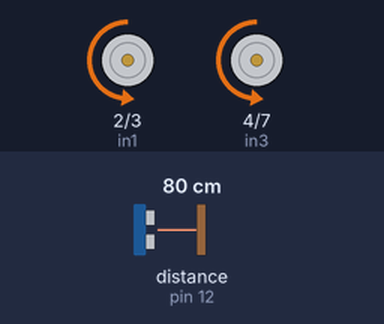
The sketch below on a simulated Arduino Uno, built with avr-gcc and run on an emulated ATmega328P. Shown: motor-driver pin pairs drawn as motors (green arrow = first pin HIGH = forward, orange = second pin HIGH = backward, longer = more drive, scaled by the enable pin). Wiring (inferred from the names in the program): ultrasonic range finder: trigger pin 11; echo pin 12. The test bench sets the inputs (shaded band); at power-on: distance to the obstacle (sensor on pin 12) 80 cm. The echo pulse lasts 58.3 µs per cm.

Above: at 1.2 s.
1.3 s: distance to the obstacle (sensor on pin 12) set to 35 cm
At 1.64 s:
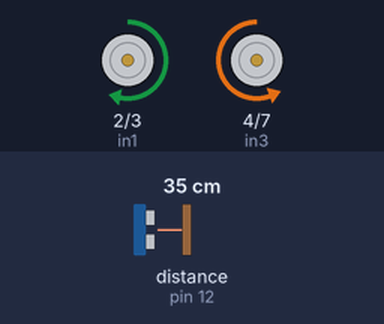
3.2 s: distance to the obstacle (sensor on pin 12) set to 28 cm
At 5.3 s:
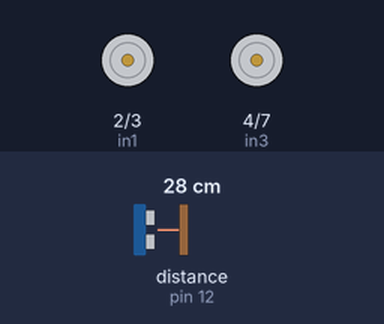
6.2 s: distance to the obstacle (sensor on pin 12) set to 2 cm
9.2 s: distance to the obstacle (sensor on pin 12) set to 4 cm
At 10.24 s:
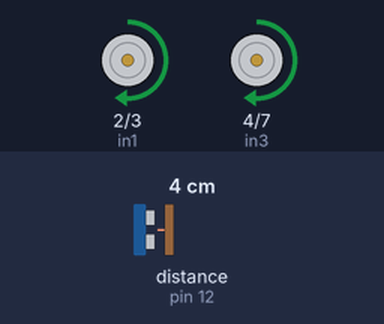
11.9 s: distance to the obstacle (sensor on pin 12) set to 10 cm
14.3 s: distance to the obstacle (sensor on pin 12) set to 13 cm
At 15.3 s:
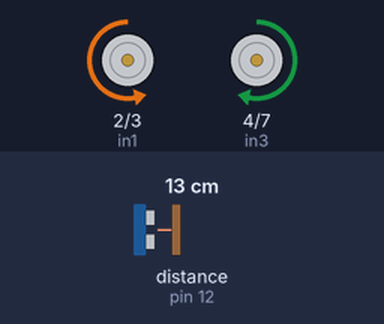
Timing chart, 0 to 17.0 s (numbered marks = the images above; inputs shaded):
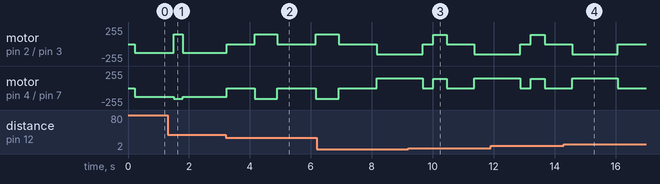

The sketch:

projectRoboteFinal.ino
```cpp
#define in1 2  //Right motor pole 1
#define in2 3  //Right motor pole 2
#define in3 4  //left motor pole 1
#define in4 7  //left motor pole 1
#define ena 5  //Right motor speed
#define enb 6  //Right motor speed

const int trigPinCenter = 11;//Trigger Pin of Ultrasonic
const int echoPinCenter = 12;//Echo Pin of Ultrasonic
const int trigPinRight = 11;//Trigger Pin of Ultrasonic
const int echoPinRight = 12;//Echo Pin of Ultrasonic
const int trigPinLeft = 11;//Trigger Pin of Ultrasonic
const int echoPinLeft = 12;//Echo Pin of Ultrasonic

long duration;//used by ultrasonic Function
int distance,Cdistance,Rdistance,Ldistance;
void setup() {
  // put your setup code here, to run once:
    pinMode(in1,OUTPUT);
  pinMode(in2,OUTPUT);
  pinMode(in3,OUTPUT);
  pinMode(in4,OUTPUT);
  pinMode(ena,OUTPUT);
  pinMode(enb,OUTPUT);

  pinMode(trigPinCenter, OUTPUT); // Sets the trigPin as an Output
  pinMode(echoPinCenter, INPUT); // Sets the echoPin as an Input

  pinMode(trigPinRight, OUTPUT); // Sets the trigPin as an Output
  pinMode(echoPinRight, INPUT); // Sets the echoPin as an Input

  pinMode(trigPinLeft, OUTPUT); // Sets the trigPin as an Output
  pinMode(echoPinLeft, INPUT); // Sets the echoPin as an Input
}


void loop() {
  //اذا الفرق بين سنسر اليمين ولشمالل اكبر من 3 سم اعمل سنتر
  //اقرا اليمين واقرا لشمال

    Rdistance=ultrasonic(trigPinRight,echoPinRight);
    delay(100);
    Ldistance=ultrasonic(trigPinLeft,echoPinLeft);
    delay(100);
    if(abs(Rdistance - Ldistance)>2){
      if(Rdistance > Ldistance){
        Tright10();
      }
      else{
        Tleft10();
      }
    }
    else{
      Cdistance=ultrasonic(trigPinCenter,echoPinCenter);//take ultrasonic distance value
      if(Cdistance>30)//if greater than 30 Cm
       {
      forward();//go to forward
        }
      else
        {
      if(Cdistance<=10&&Cdistance>2)reverse();// if close to object reverse to get more space to change orientation
      off();                   //stop robot
      delay(300); // قللها شوي
      Rdistance=ultrasonic(trigPinRight,echoPinRight);  //get ultrasonic value at right
      delay(300);
      Ldistance=ultrasonic(trigPinLeft,echoPinLeft);  //get ultrasonic value at left
      delay(300);
      comparison(Rdistance, Ldistance); //go to Comparasion function
      off();                    // stop after execute Comparison function action
      delay(150);
  }
}
}

int ultrasonic(int TrigPin , int EchoPin)//get distance captured by ultrasonic sensor
{
  distance=0;
  // Clears the trigPin
digitalWrite(TrigPin, LOW);
delayMicroseconds(2);
// Sets the trigPin on HIGH state for 10 micro seconds
digitalWrite(TrigPin, HIGH);
delayMicroseconds(10);
digitalWrite(TrigPin, LOW);
// Reads the echoPin, returns the sound wave travel time in microseconds
duration = pulseIn(EchoPin, HIGH);
// Calculating the distance
distance= duration*0.034/2;
return distance;
}

void comparison(int r, int l)//compare values of right and left Servo Pos
{
  if(r>25||l>25)
  {
   if(r>l||r==l)
   {
     Tright90();
   }else if(l>r)
   {
     Tleft90();
   }
  }else if(r<25&&l<25)
  {
    Tleft180();
  }
}

void forward()
{
  analogWrite(ena,130);
  analogWrite(enb,130);
  digitalWrite(in1,LOW);
  digitalWrite(in2,HIGH);
  digitalWrite(in3,LOW);
  digitalWrite(in4,HIGH);
}
void off()
{
  digitalWrite(in1,LOW);
  digitalWrite(in2,LOW);
  digitalWrite(in3,LOW);
  digitalWrite(in4,LOW);
}
void Tleft90()
{
  analogWrite(ena,160);
  analogWrite(enb,150);
  digitalWrite(in1,LOW);
  digitalWrite(in2,HIGH);
  digitalWrite(in3,HIGH);
  digitalWrite(in4,LOW);
  delay(650);
}
void Tright90()
{
  analogWrite(ena,150);
  analogWrite(enb,160);
  digitalWrite(in1,HIGH);
  digitalWrite(in2,LOW);
  digitalWrite(in3,LOW);
  digitalWrite(in4,HIGH);
  delay(750);
}

void Tleft10()
{ //هان يجب تقليل سرعة المطورات الي على لشمال ونقلل الديليه شوي صغيرة
  analogWrite(ena,160);
  analogWrite(enb,150);
  digitalWrite(in1,LOW);
  digitalWrite(in2,HIGH);
  digitalWrite(in3,HIGH);
  digitalWrite(in4,LOW);
  delay(75); // بنقلل الديليه عشان ما يلف 90 يصير يلف 10د

  // الزاوية 10 =83
}
void Tright10()
{ //وهان بدنا نقلل سرعة المطور الي ع اليمينونقلل الديليه شوي
  analogWrite(ena,150);
  analogWrite(enb,160);
  digitalWrite(in1,HIGH);
  digitalWrite(in2,LOW);
  digitalWrite(in3,LOW);
  digitalWrite(in4,HIGH);
  delay(85);
}

void Tleft180()
{
  analogWrite(ena,150);
  analogWrite(enb,150);
  digitalWrite(in1,LOW);
  digitalWrite(in2,HIGH);
  digitalWrite(in3,HIGH);
  digitalWrite(in4,LOW);
  delay(1500);
}
void reverse()
{
  analogWrite(ena,140);
  analogWrite(enb,140);
  digitalWrite(in1,HIGH);
  digitalWrite(in2,LOW);
  digitalWrite(in3,HIGH);
  digitalWrite(in4,LOW);
  delay(450);
}
```

Measured:
- the behaviour switches between 32 and 31 cm on distance to the obstacle (sensor on pin 12) (found by bisection; images 1 and 2)
- the behaviour switches between 11 and 12 cm on distance to the obstacle (sensor on pin 12) (found by bisection; images 3 and 4)
- after the input at 1.3 s, motor on pin 2 (in1) / pin 3 (in2): backward 130/255 → forward 150/255 after 0.20 s, → backward 130/255 0.29 s later; motor on pin 4 (in3) / pin 7 (in4): backward 130/255 → backward 160/255 after 0.20 s, → backward 130/255 0.29 s later
- after the input at 3.2 s, motor on pin 2 (in1) / pin 3 (in2): backward 130/255 → stopped after 0.05 s, → forward 150/255 0.90 s later, → stopped 0.75 s later, → forward 150/255 1.3 s later; motor on pin 4 (in3) / pin 7 (in4): backward 130/255 → stopped after 0.05 s, → backward 160/255 0.90 s later, → stopped 0.75 s later, → backward 160/255 1.3 s later
- after the input at 14.3 s, motor on pin 2 (in1) / pin 3 (in2), motor on pin 4 (in3) / pin 7 (in4): goes on until 16.1 s, then stays stopped
